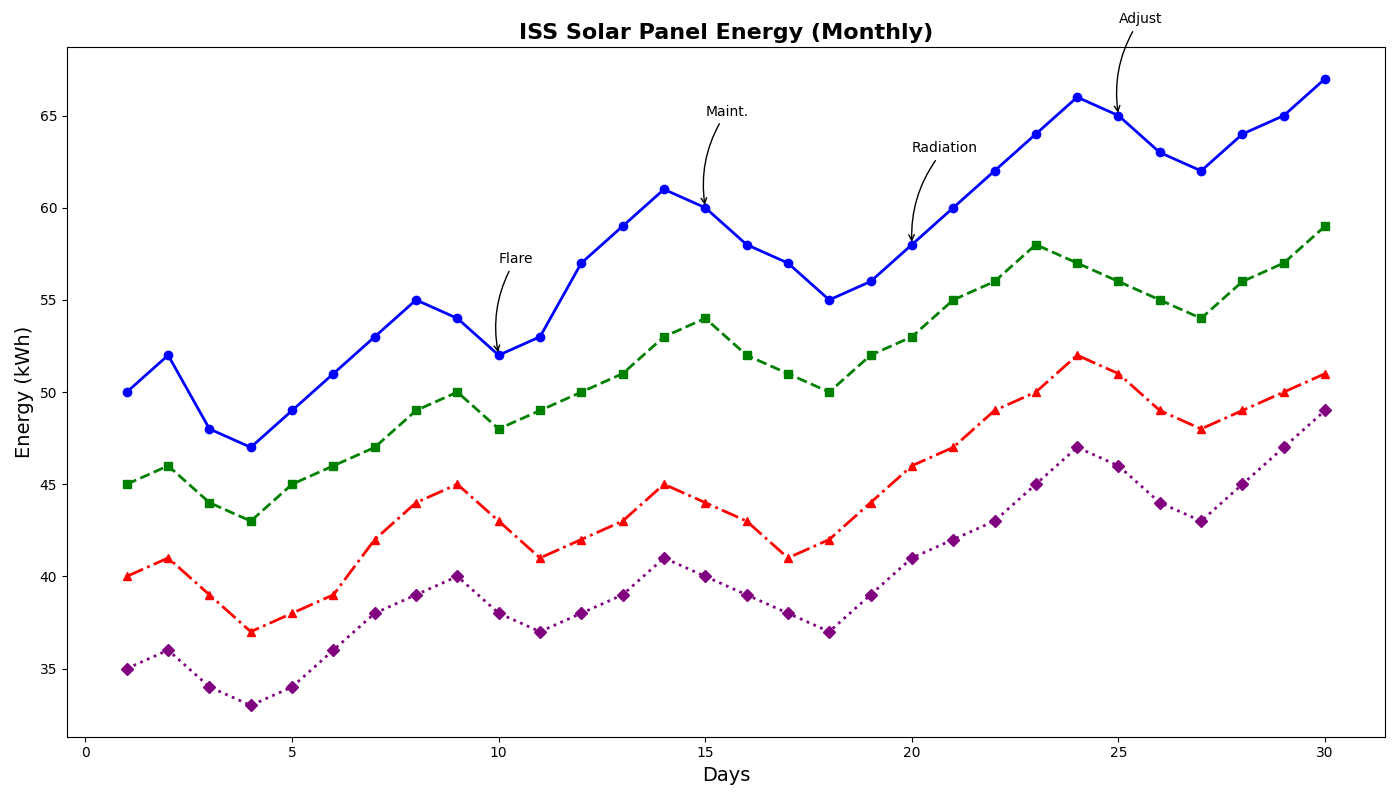

Here is the Python script that generated this plot:
import matplotlib.pyplot as plt
import numpy as np

days = np.arange(1, 31)

panel_A = [50, 52, 48, 47, 49, 51, 53, 55, 54, 52, 53, 57, 59, 61, 60, 58, 57, 55, 56, 58, 60, 62, 64, 66, 65, 63, 62, 64, 65, 67]
panel_B = [45, 46, 44, 43, 45, 46, 47, 49, 50, 48, 49, 50, 51, 53, 54, 52, 51, 50, 52, 53, 55, 56, 58, 57, 56, 55, 54, 56, 57, 59]
panel_C = [40, 41, 39, 37, 38, 39, 42, 44, 45, 43, 41, 42, 43, 45, 44, 43, 41, 42, 44, 46, 47, 49, 50, 52, 51, 49, 48, 49, 50, 51]
panel_D = [35, 36, 34, 33, 34, 36, 38, 39, 40, 38, 37, 38, 39, 41, 40, 39, 38, 37, 39, 41, 42, 43, 45, 47, 46, 44, 43, 45, 47, 49]

fig, ax1 = plt.subplots(figsize=(14, 8))

ax1.plot(days, panel_A, color='blue', marker='o', linestyle='-', linewidth=2)
ax1.plot(days, panel_B, color='green', marker='s', linestyle='--', linewidth=2)
ax1.plot(days, panel_C, color='red', marker='^', linestyle='-.', linewidth=2)
ax1.plot(days, panel_D, color='purple', marker='D', linestyle=':', linewidth=2)

plt.title('ISS Solar Panel Energy (Monthly)', fontsize=16, fontweight='bold')
plt.xlabel('Days', fontsize=14)
plt.ylabel('Energy (kWh)', fontsize=14)

important_days = [10, 15, 20, 25]
annotations = [
    "Flare",
    "Maint.",
    "Radiation",
    "Adjust"
]

for day, annotation in zip(important_days, annotations):
    ax1.annotate(annotation, xy=(day, panel_A[day-1]), xytext=(day, panel_A[day-1] + 5),
                 arrowprops=dict(facecolor='black', arrowstyle="->", connectionstyle="arc3,rad=.2"),
                 fontsize=10)

plt.tight_layout()

plt.show()
